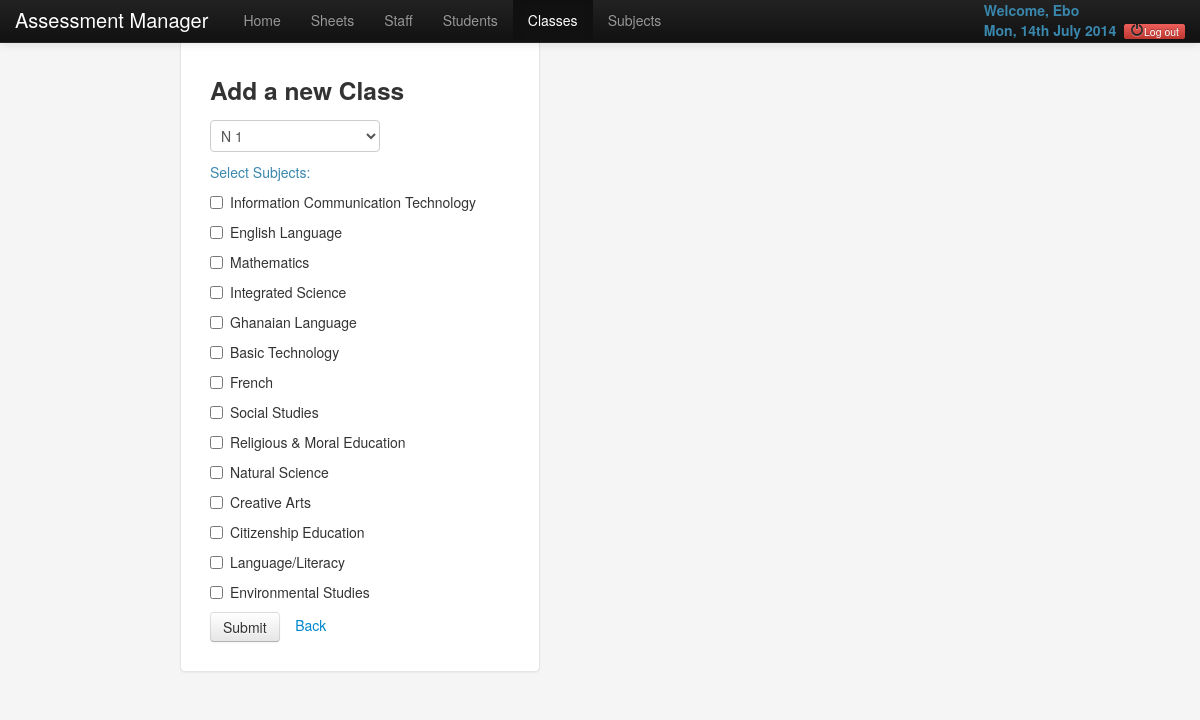
Page /new_class.php (signed in) on the committed database.
### tables this page shows
CREATE TABLE IF NOT EXISTS `subjects` (
  `id` int(20) NOT NULL AUTO_INCREMENT,
  `subject_id` varchar(100) NOT NULL,
  `subject_name` varchar(255) NOT NULL,
  PRIMARY KEY (`id`),
  UNIQUE KEY `subject_name` (`subject_name`),
  UNIQUE KEY `subject_name_2` (`subject_name`),
  UNIQUE KEY `subject_name_3` (`subject_name`),
  UNIQUE KEY `subject_name_4` (`subject_name`),
  UNIQUE KEY `subject_name_5` (`subject_name`)
);

### new_class.php (the view, shortened to what this page needs)
<!DOCTYPE html>
<html lang="en">
<head>
    <link href="assets/css/bootstrap.css" rel="stylesheet">
    <link href="assets/css/bootstrap-responsive.css" rel="stylesheet">
    <link href="stylesheets/thestyle.css" rel="stylesheet" type="text/css" media="all" />
  </head>
  <body>
    <div class="navbar navbar-inverse navbar-fixed-top">
      <div class="navbar-inner">
        <div class="container">
          <a class="brand" href="index.php">Assessment Manager</a>
          <div class="nav-collapse collapse">
            <ul class="nav">
              <li><a href="index.php">Home</a></li>
              <li><a href="tables.php">Sheets</a></li>
              <li><a href="new_staff.php">Staff</a></li>
              <li><a href="new_student.php">Students</a></li>
              <li class="active"><a href="new_class.php">Classes</a></li>
              <li><a href="new_subject.php">Subjects</a></li>
            </ul>
            <ul class="nav ace-nav pull-right">
			<span id="user_info">
				<strong class="text-info">Welcome,
				<?php echo $_SESSION['fname']; ?> <br />
                <?php echo date('D').", ".date('jS')." ".date('F')." ".date('Y'); ?></strong>&nbsp;
                <small class="text-warning"><a href="logout.php" class="btn-danger btn-mini"><i class="icon-off"></i>Log out</a></small>
			</span>
            </ul>
          </div>
        </div>
      </div>
    </div>
     <div class="container">
     <div class="row span12">
	<div class="span6">
      <form class="form-signin" action="new_class.php" method="post" enctype="multipart/form-data" onSubmit="checkboxes()" name="form1">
        <h3 class="form-signin-heading">Add a new Class</h3>
        <select name="class_id" size="1" class="span2">
        <option value="N 1">N 1</option>
        </select>
        <br />
        <p class="text-info">Select Subjects:</p>
        <?php
		$q = "SELECT * FROM subjects";
		$results = mysql_query($q) or die (mysql_error());
	while($subjects = mysql_fetch_array($results)) {
		$subjName = $subjects['subject_name'];
		$subjID = $subjects['subject_id'];
	 echo "<label class=\"checkbox\"><input name='subject[]' type='checkbox' value=".$subjID. " />".$subjName."</label>";
	}
	?>
    	<input type="submit" id="submit" name="submit" class="btn"/>
        &nbsp;&nbsp;&nbsp;<a href="index.php">Back</a>
      </form>
	</div>
    <div id="class_listDiv" class="span3"></div>
    </div>
    </div>
  </body>
</html>

### new_class.php (style rules this page uses)
body { padding-top: 40px; padding-bottom: 40px; background-color: #f5f5f5; }
.form-signin { max-width: 300px; padding: 19px 29px 29px; margin: 0 auto 20px; background-color: #fff; border: 1px solid #e5e5e5; -webkit-border-radius: 5px; -moz-border-radius: 5px; border-radius: 5px; -webkit-box-shadow: 0 1px 2px rgba(0,0,0,.05); -moz-box-shadow: 0 1px 2px rgba(0,0,0,.05); box-shadow: 0 1px 2px rgba(0,0,0,.05); }
.form-signin .form-signin-heading, .form-signin .checkbox { margin-bottom: 10px; }

### rows in the picture
subjects: subject_name "Information Communication Technology"
subjects: subject_name "English Language"
subjects: subject_name "Mathematics"
subjects: subject_name "Integrated Science"
subjects: subject_name "Ghanaian Language"
subjects: subject_name "Basic Technology"
subjects: subject_name "French"
subjects: subject_name "Social Studies"
subjects: subject_name "Religious & Moral Education"
subjects: subject_name "Natural Science"
subjects: subject_name "Creative Arts"
subjects: subject_name "Citizenship Education"
subjects: subject_name "Language/Literacy"
subjects: subject_name "Environmental Studies"

### other values in the picture
$_SESSION['fname'] "Ebo"
